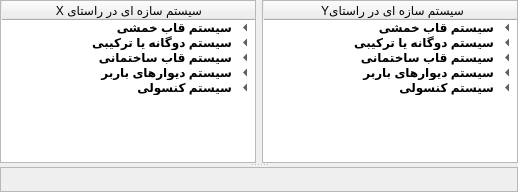
     <widget class="QSplitter" name="v2splitter">
      <property name="orientation">
       <enum>Qt::Vertical</enum>
      </property>
      <widget class="QWidget" name="layoutWidget">
       <layout class="QHBoxLayout" name="horizontalLayout_3">
        <item>
         <widget class="QTreeWidget" name="x_treeWidget">
          <property name="cursor" stdset="0">
           <cursorShape>ArrowCursor</cursorShape>
          </property>
          <property name="layoutDirection">
           <enum>Qt::RightToLeft</enum>
          </property>
          <property name="styleSheet">
           <string notr="true"/>
          </property>
          <property name="alternatingRowColors">
           <bool>false</bool>
          </property>
          <property name="iconSize">
           <size>
            <width>50</width>
            <height>50</height>
           </size>
          </property>
          <column>
           <property name="text">
            <string>X سیستم سازه ای در راستای</string>
           </property>
           <property name="font">
            <font>
             <weight>50</weight>
             <italic>false</italic>
             <bold>false</bold>
             <strikeout>false</strikeout>
            </font>
           </property>
           <property name="textAlignment">
            <set>AlignCenter</set>
           </property>
          </column>
          <item>
           <property name="text">
            <string>سیستم قاب خمشی</string>
           </property>
           <property name="font">
            <font>
             <weight>75</weight>
             <italic>false</italic>
             <bold>true</bold>
             <underline>false</underline>
             <strikeout>false</strikeout>
             <kerning>true</kerning>
            </font>
           </property>
           <property name="icon">
            <iconset>
             <normaloff>basePlate.png</normaloff>basePlate.png</iconset>
           </property>
           <item>
            <property name="text">
             <string>قاب خمشی بتن آرمه ویژه</string>
            </property>
           </item>
           <item>
            <property name="text">
             <string>قاب خمشی بتن آرمه متوسط</string>
            </property>
           </item>
           <item>
            <property name="text">
             <string>قاب خمشی بتن آرمه معمولی</string>
            </property>
           </item>
           <item>
            <property name="text">
             <string>قاب خمشی فولادی ویژه</string>
            </property>
           </item>
           <item>
            <property name="text">
             <string>قاب خمشی فولادی متوسط</string>
            </property>
           </item>
           <item>
            <property name="text">
             <string>قاب خمشی فولادی معمولی</string>
            </property>
           </item>
          </item>
          <item>
           <property name="text">
            <string>سیستم دوگانه یا ترکیبی</string>
           </property>
           <property name="font">
            <font>
             <weight>75</weight>
             <bold>true</bold>
            </font>
           </property>
           <item>
            <property name="text">
             <string>قاب خمشی ویژه (فولادی یا بتنی) + دیوارهای برشی بتن آرمه ویژه</string>
            </property>
           </item>
           <item>
            <property name="text">
             <string>قاب خمشی بتن آرمه متوسط + دیواربرشی بتن آرمه ویژه</string>
            </property>
           </item>
           <item>
            <property name="text">
             <string>قاب خمشی بتن آرمه متوسط + دیواربرشی بتن آرمه متوسط</string>
            </property>
           </item>
           <item>
            <property name="text">
             <string>قاب خمشی فولادی متوسط + دیواربرشی بتن آرمه متوسط</string>
            </property>
           </item>
           <item>
            <property name="text">
             <string>قاب خمشی فولادی ویژه + مهاربندی واگرای ویژه فولادی</string>
            </property>
           </item>
           <item>
            <property name="text">
             <string>قاب خمشی فولادی متوسط + مهاربندی واگرای ویژه فولادی</string>
            </property>
           </item>
           <item>
            <property name="text">
             <string>قاب خمشی فولادی ویژه + مهاربندی همگرای ویژه فولادی</string>
            </property>
           </item>
           <item>
            <property name="text">
             <string>قاب خمشی فولادی متوسط + مهاربندی همگرای ویژه فولادی</string>
            </property>
           </item>
          </item>
          <item>
           <property name="text">
            <string>سیستم قاب ساختمانی</string>
           </property>
           <property name="font">
            <font>
             <weight>75</weight>
             <bold>true</bold>
            </font>
           </property>
           <item>
            <property name="text">
             <string>دیوارهای برشی بتن آرمه ویژه</string>
            </property>
           </item>
           <item>
            <property name="text">
             <string>دیوارهای برشی بتن آرمه متوسط</string>
            </property>
           </item>
           <item>
            <property name="text">
             <string>دیوارهای برشی بتن آرمه معمولی</string>
            </property>
           </item>
           <item>
            <property name="text">
             <string>دیوارهای برشی با مصالح بنایی مسلح</string>
            </property>
           </item>
           <item>
            <property name="text">
             <string>مهاربندی واگرای ویژه فولادی</string>
            </property>
           </item>
           <item>
            <property name="text">
             <string>مهاربندی کمانش تاب</string>
            </property>
           </item>
           <item>
            <property name="text">
             <string>مهاربندی همگرای معمولی فولادی</string>
            </property>
           </item>
           <item>
            <property name="text">
             <string>مهاربندی همگرای ویژه فولادی</string>
            </property>
           </item>
          </item>
          <item>
           <property name="text">
            <string>سیستم دیوارهای باربر</string>
           </property>
           <property name="font">
            <font>
             <weight>75</weight>
             <bold>true</bold>
            </font>
           </property>
           <property name="flags">
            <set>ItemIsSelectable|ItemIsEditable|ItemIsDragEnabled|ItemIsUserCheckable|ItemIsEnabled</set>
           </property>
           <item>
            <property name="text">
             <string>دیوارهای برشی بتن آرمه ویژه</string>
            </property>
           </item>
           <item>
            <property name="text">
             <string>دیوارهای برشی بتن آرمه متوسط</string>
            </property>
           </item>
           <item>
            <property name="text">
             <string>دیوارهای برشی بتن آرمه معمولی</string>
            </property>
           </item>
           <item>
            <property name="text">
             <string>دیوارهای برشی با مصالح بنایی مسلح</string>
            </property>
           </item>
           <item>
            <property name="text">
             <string>دیوارهای متشکل از قاب فولادی سردنورد و مهارهای تسمه ای</string>
            </property>
           </item>
           <item>
            <property name="text">
             <string>دیوارهای متشکل از قاب فولادی سردنورد و صفحات پوشش فولادی</string>
            </property>
           </item>
           <item>
            <property name="text">
             <string>دیوارهای بتن پاششی سه بعدی</string>
            </property>
           </item>
          </item>
          <item>
           <property name="text">
            <string>سیستم کنسولی</string>
           </property>
           <property name="font">
            <font>
             <weight>75</weight>
             <bold>true</bold>
            </font>
           </property>
           <item>
            <property name="text">
             <string>سازه های فولادی یا بتن آرمه ویژه</string>
            </property>
           </item>
          </item>
         </widget>
        </item>
        <item>
         <widget class="QTreeWidget" name="y_treeWidget">
          <property name="layoutDirection">
           <enum>Qt::RightToLeft</enum>
          </property>
          <property name="styleSheet">
           <string notr="true"/>
          </property>
          <property name="alternatingRowColors">
           <bool>false</bool>
          </property>
          <column>
           <property name="text">
            <string> Yسیستم سازه ای در راستای</string>
           </property>
           <property name="font">
            <font>
             <weight>50</weight>
             <italic>false</italic>
             <bold>false</bold>
            </font>
           </property>
           <property name="textAlignment">
            <set>AlignCenter</set>
           </property>
          </column>
          <item>
           <property name="text">
            <string>سیستم قاب خمشی</string>
           </property>
           <property name="font">
            <font>
             <weight>75</weight>
             <bold>true</bold>
            </font>
           </property>
           <item>
            <property name="text">
             <string>قاب خمشی بتن آرمه ویژه</string>
            </property>
           </item>
           <item>
            <property name="text">
             <string>قاب خمشی بتن آرمه متوسط</string>
            </property>
           </item>
           <item>
            <property name="text">
             <string>قاب خمشی بتن آرمه معمولی</string>
            </property>
           </item>
           <item>
            <property name="text">
             <string>قاب خمشی فولادی ویژه</string>
            </property>
           </item>
           <item>
            <property name="text">
             <string>قاب خمشی فولادی متوسط</string>
            </property>
           </item>
           <item>
            <property name="text">
             <string>قاب خمشی فولادی معمولی</string>
            </property>
           </item>
          </item>
          <item>
           <property name="text">
            <string>سیستم دوگانه یا ترکیبی</string>
           </property>
           <property name="font">
            <font>
             <weight>75</weight>
             <bold>true</bold>
            </font>
           </property>
           <item>
            <property name="text">
             <string>قاب خمشی ویژه (فولادی یا بتنی) + دیوارهای برشی بتن آرمه ویژه</string>
            </property>
           </item>
           <item>
            <property name="text">
             <string>قاب خمشی بتن آرمه متوسط + دیواربرشی بتن آرمه ویژه</string>
            </property>
           </item>
           <item>
            <property name="text">
             <string>قاب خمشی بتن آرمه متوسط + دیواربرشی بتن آرمه متوسط</string>
            </property>
           </item>
           <item>
            <property name="text">
             <string>قاب خمشی فولادی متوسط + دیواربرشی بتن آرمه متوسط</string>
            </property>
           </item>
           <item>
            <property name="text">
             <string>قاب خمشی فولادی ویژه + مهاربندی واگرای ویژه فولادی</string>
            </property>
           </item>
           <item>
            <property name="text">
             <string>قاب خمشی فولادی متوسط + مهاربندی واگرای ویژه فولادی</string>
            </property>
           </item>
           <item>
            <property name="text">
             <string>قاب خمشی فولادی ویژه + مهاربندی همگرای ویژه فولادی</string>
            </property>
           </item>
           <item>
            <property name="text">
             <string>قاب خمشی فولادی متوسط + مهاربندی همگرای ویژه فولادی</string>
            </property>
           </item>
          </item>
          <item>
           <property name="text">
            <string>سیستم قاب ساختمانی</string>
           </property>
           <property name="font">
            <font>
             <weight>75</weight>
             <bold>true</bold>
            </font>
           </property>
           <item>
            <property name="text">
             <string>دیوارهای برشی بتن آرمه ویژه</string>
            </property>
           </item>
           <item>
            <property name="text">
             <string>دیوارهای برشی بتن آرمه متوسط</string>
            </property>
           </item>
           <item>
            <property name="text">
             <string>دیوارهای برشی بتن آرمه معمولی</string>
            </property>
           </item>
           <item>
            <property name="text">
             <string>دیوارهای برشی با مصالح بنایی مسلح</string>
            </property>
           </item>
           <item>
            <property name="text">
             <string>مهاربندی واگرای ویژه فولادی</string>
            </property>
           </item>
           <item>
            <property name="text">
             <string>مهاربندی کمانش تاب</string>
            </property>
           </item>
           <item>
            <property name="text">
             <string>مهاربندی همگرای معمولی فولادی</string>
            </property>
           </item>
           <item>
            <property name="text">
             <string>مهاربندی همگرای ویژه فولادی</string>
            </property>
           </item>
          </item>
          <item>
           <property name="text">
            <string>سیستم دیوارهای باربر</string>
           </property>
           <property name="font">
            <font>
             <weight>75</weight>
             <bold>true</bold>
            </font>
           </property>
           <property name="flags">
            <set>ItemIsSelectable|ItemIsEditable|ItemIsDragEnabled|ItemIsUserCheckable|ItemIsEnabled</set>
           </property>
           <item>
            <property name="text">
             <string>دیوارهای برشی بتن آرمه ویژه</string>
            </property>
           </item>
           <item>
            <property name="text">
             <string>دیوارهای برشی بتن آرمه متوسط</string>
            </property>
           </item>
           <item>
            <property name="text">
             <string>دیوارهای برشی بتن آرمه معمولی</string>
            </property>
           </item>
           <item>
            <property name="text">
             <string>دیوارهای برشی با مصالح بنایی مسلح</string>
            </property>
           </item>
           <item>
            <property name="text">
             <string>دیوارهای متشکل از قاب فولادی سردنورد و مهارهای تسمه ای</string>
            </property>
           </item>
           <item>
            <property name="text">
             <string>دیوارهای متشکل از قاب فولادی سردنورد و صفحات پوشش فولادی</string>
            </property>
           </item>
           <item>
            <property name="text">
             <string>دیوارهای بتن پاششی سه بعدی</string>
            </property>
           </item>
          </item>
          <item>
           <property name="text">
            <string>سیستم کنسولی</string>
           </property>
           <property name="font">
            <font>
             <weight>75</weight>
             <bold>true</bold>
            </font>
           </property>
           <item>
            <property name="text">
             <string>سازه های فولادی یا بتن آرمه ویژه</string>
            </property>
           </item>
          </item>
         </widget>
        </item>
       </layout>
      </widget>
      <widget class="QFrame" name="draw_frame">
       <property name="sizePolicy">
        <sizepolicy hsizetype="Preferred" vsizetype="Preferred">
         <horstretch>0</horstretch>
         <verstretch>0</verstretch>
        </sizepolicy>
       </property>
       <property name="cursor">
        <cursorShape>OpenHandCursor</cursorShape>
       </property>
       <property name="layoutDirection">
        <enum>Qt::LeftToRight</enum>
       </property>
       <property name="frameShape">
        <enum>QFrame::StyledPanel</enum>
       </property>
       <property name="frameShadow">
        <enum>QFrame::Raised</enum>
       </property>
      </widget>
     </widget>
